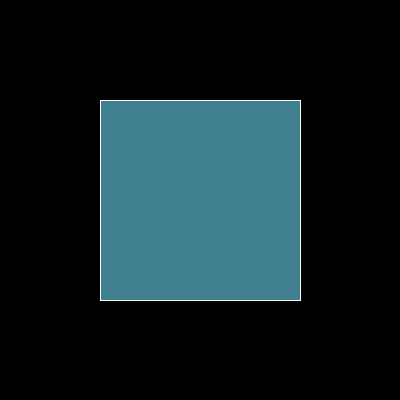
Frame 1 (no input)
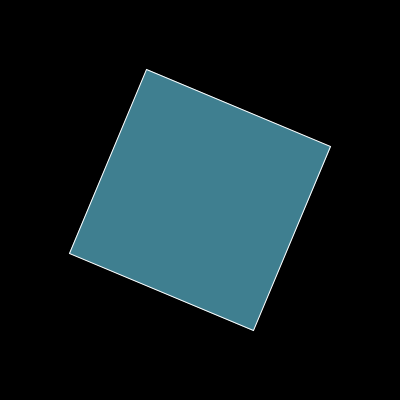
Frame 60 (the mouse pressed at the canvas centre just before this capture)
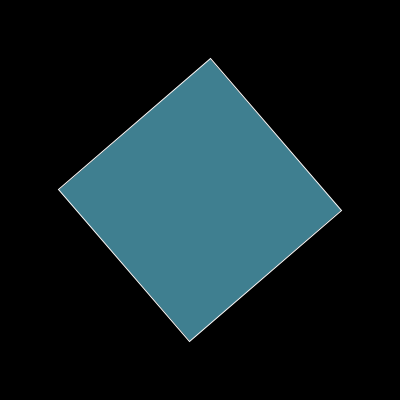
Frame 120 (the mouse held since frame 60 and released just before this capture)

The Processing sketch that drew these frames (run headless with seeded random() and noise(); from frame 60 on, the mouse is pressed at the canvas centre):

// Processing sketch: processing_64217
// ── processing_64217.pde

float rot=0;

void setup(){
  size(400,400);
  frameRate(60);
  smooth();
  fill(63,127,144);
  stroke(255);
  rectMode(CENTER);
}

void draw(){
  background(0);
  translate(width/2,height/2);
  rotate(rot);
  rect(0,0,200,200);
  rot += 0.06;
}
